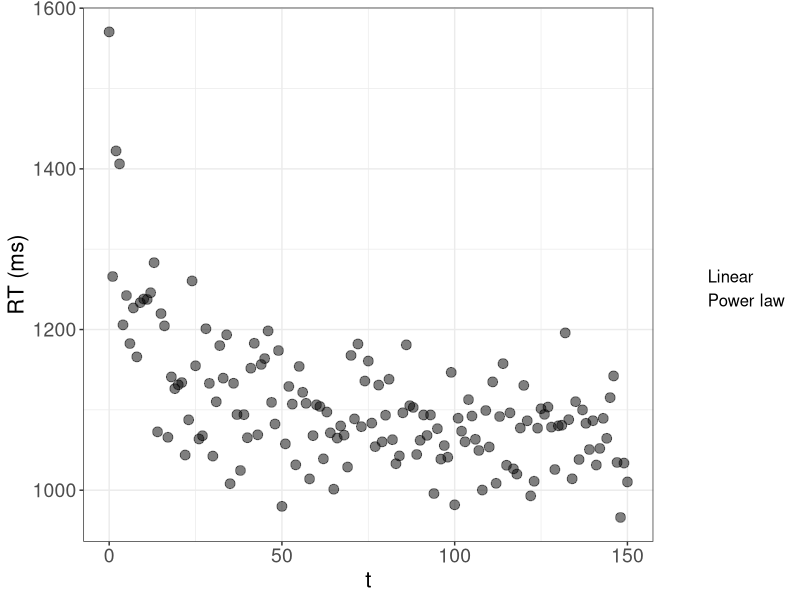
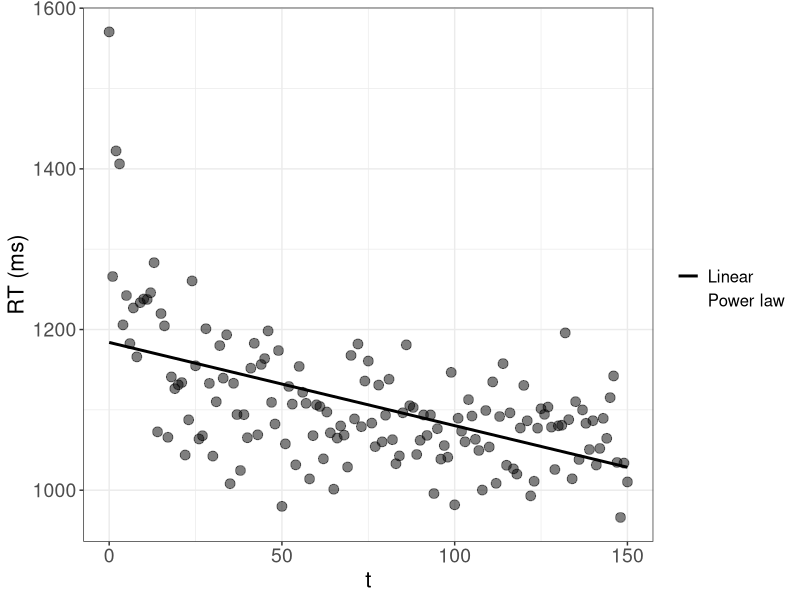
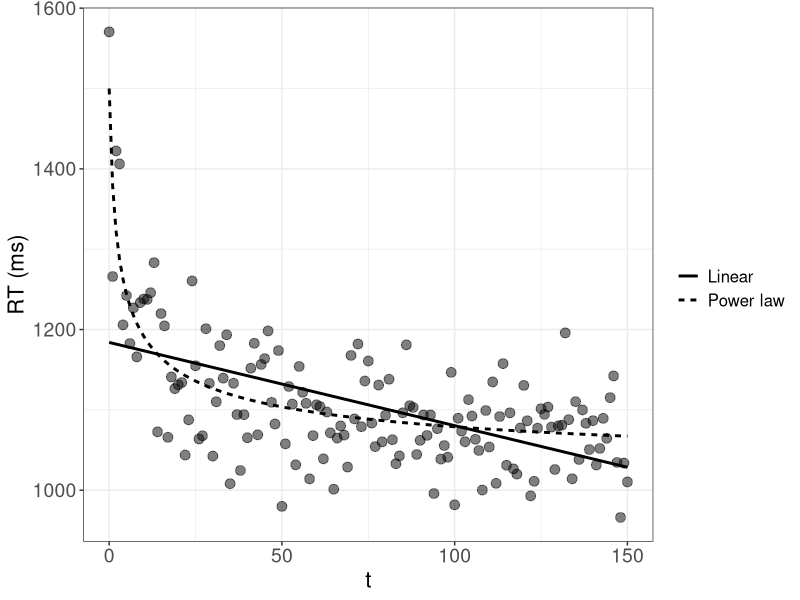
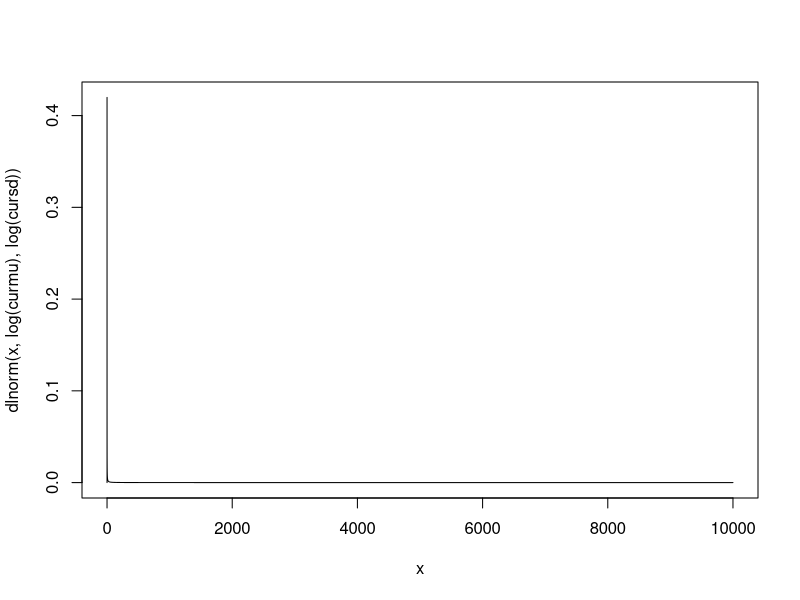
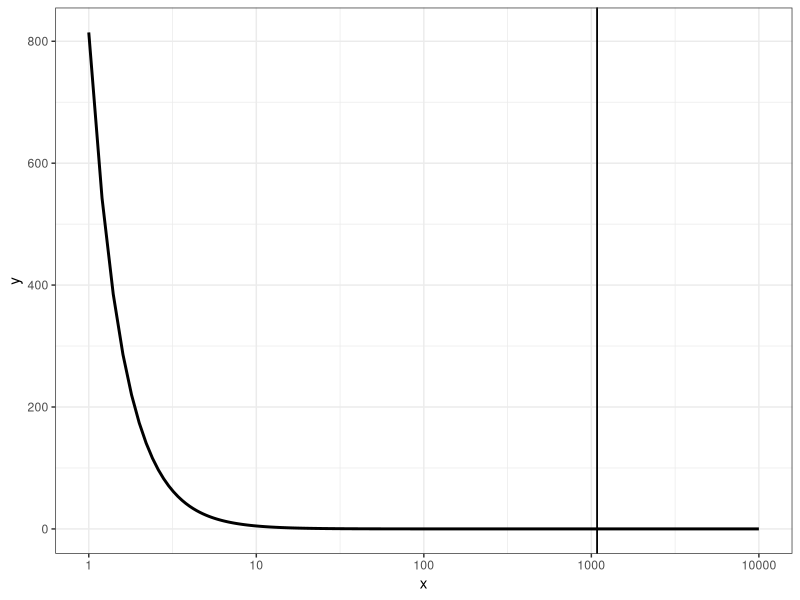
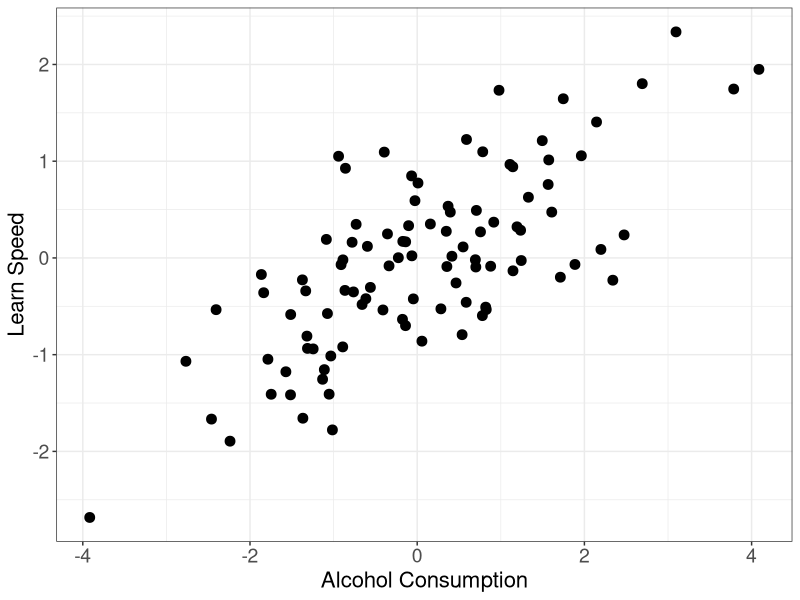
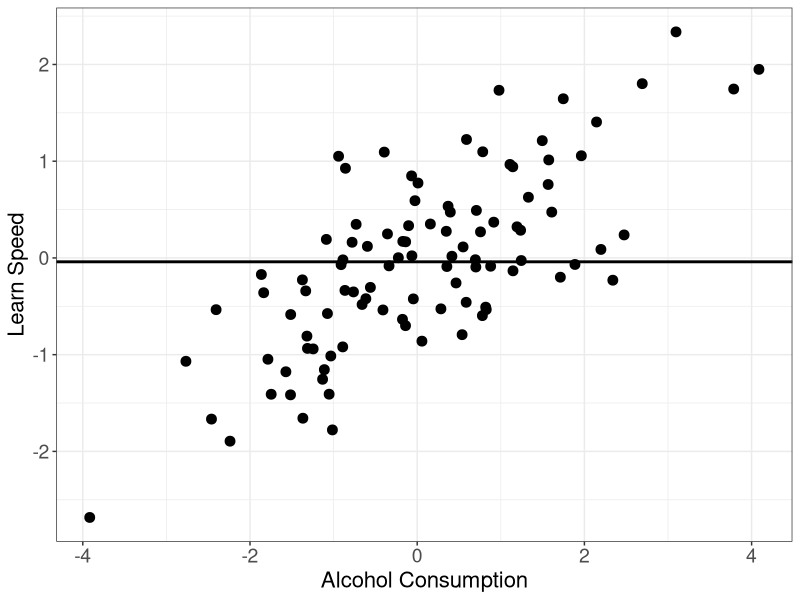
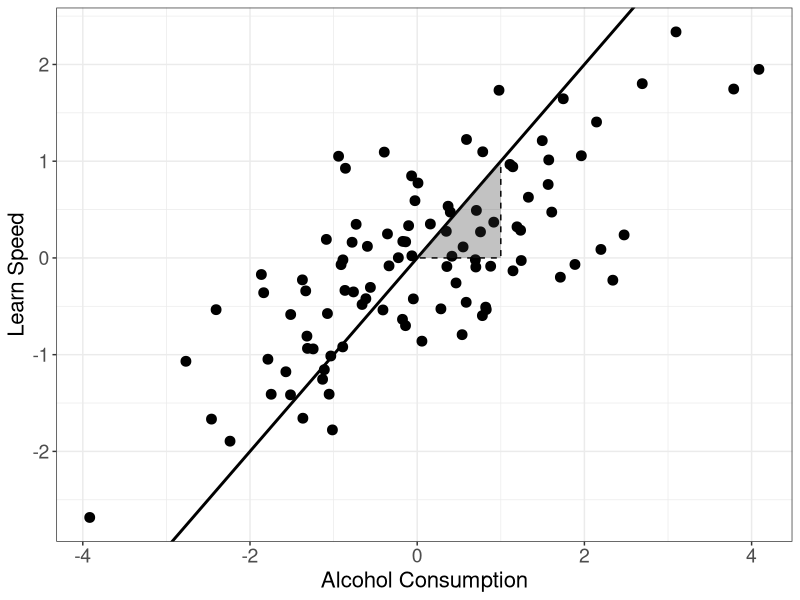

Source code (R) for these figures, in order:
## ---- chunk 1
library(dplyr)  # basic package for changing data structures.

library(ggplot2)  # important package for plotting.

thlg <- theme(axis.title = element_text(size = 16),
              axis.text = element_text(size = 14),
              legend.title = element_text(size = 14),
              legend.text = element_text(size = 12))
## ---- chunk 2

# Forgetting data:
  N <- 150
  t <- 0:N

  # Power:
    Ap <- 1000
    Bp <- 500
    bet <- 0.4
  
    RTp <- Ap + Bp * (t + 1)^(-bet) + rnorm(N + 1, 0, 50)

  # Exponential:
    Ae <- 1000
    Be <- 500
    alp <- 0.6
  
    RTe <- Ae + Be * exp(-alp * t) + rnorm(N + 1, 0, 50)

  # Linear:

# Plotting:
  pow_lin_dat <- data.frame(t = t, RTp = RTp, RTe = RTe,
              pred_p = Ap + Bp * (t + 1)^(-bet),
              pred_e = Ae + Be * exp(-alp * t)) %>%
    ggplot(aes(x = t)) +
    geom_point(aes(y = RTp), size = 3, alpha = 0.5) +
    labs(y = "RT (ms)", linetype = "") +
    geom_line(aes(y = pred_p, linetype = "Power law"), linewidth = 1, color = NA) +
    # geom_line(aes(y = pred_e, linetype = "Exponetial law"), linewidth = 1) +
    # Linear:
    geom_smooth(aes(y = RTp, linetype = "Linear"), method = "lm", se = FALSE, linewidth = 1, color = NA) +
    theme_bw() +
    thlg

  pow_lin_dat

  ggsave("_figures/pow_lin_dat.png", height = 12, width = 16, unit = "cm")


  pow_lin <- pow_lin_dat +
    # geom_line(aes(y = pred_e, linetype = "Exponetial law"), linewidth = 1) +
    # Linear:
    geom_smooth(aes(y = RTp, linetype = "Linear"), method = "lm", se = FALSE, linewidth = 1, color = "black")

  
  pow_lin
  ggsave("_figures/lin.png", height = 12, width = 16, unit = "cm")


  pow_lin +
    geom_line(aes(y = pred_p, linetype = "Power law"), linewidth = 1)

  ggsave("_figures/pow_lin.png", height = 12, width = 16, unit = "cm")

## ---- chunk 3
# Average tax cut of $ 1,083 
# 
# But: 80% receive less than this cut, half (around 45 Million people) receive less than $ 100, $ 30,127 for the top 1%

# Try with lognormal:
  curmu <- 0.01
  cursd <- 10000
  
  x <- seq(0, curmu + cursd, by = 0.1)
  plot(x, dlnorm(x, log(curmu), log(cursd)), type = "l")
  
  
  1- plnorm(c(30127), log(curmu), log(cursd))
  plnorm(c(1083, 100), log(curmu), log(cursd))
  
  # Target probabilities:
  c(0.01, 0.8, 0.5)
  
  # Use a pareto distribution:
    # Equations:
    # x_m = 1/(1 - 0.5)^(-1/a) = 100
    # x_m = 1/(1 - 0.8)^(-1/a) = 1083
    # x_m = 1/(1 - 0.01)^(-1/a) = 30127
    # a <- 1083/(1083-x_m)


    x_m <- 200 

    a <- 1083/(1083-x_m)
    
    
    x <- seq(1, 10000, by = 0.2)

    pout <- (a * x_m^a)/(x^(a+1))  # PDF.

    (mpar <- (a * x_m)/(a - 1))
    # To have a mean of 1083 a can be: a = mpar/(mpar - x_m)
    
    (qtpar08 <- x_m * (1 - 0.8)^(-1/a))  # 30127

    (qtpar05 <- x_m * (1 - 0.5)^(-1/a))
    

    data.frame(x = x, y = pout) %>%
      ggplot(aes(x = x, y = y)) +
      geom_line(linewidth = 1) +
      geom_vline(aes(linetype = "mean"), xintercept = mpar) +
      geom_vline(aes(linetype = "mean"), xintercept = mpar) +
      scale_x_continuous(trans = "log10") +
      thlg +
      theme_bw()
  

## ---- chunk 4
# Simple linear relationship:
  n <- 100
  set.seed(09234)
  learn_speed <- rnorm(n)
  alcohol <- rnorm(n, learn_speed)  # assuming that more intelligent people drink more  
## ---- chunk 5

  plt_alc_learn <- data.frame(alcohol = alcohol, learn_speed = learn_speed) %>%
    ggplot(aes(x = alcohol, y = learn_speed)) +
    geom_point(size = 3) +
    labs(x = "Alcohol Consumption", y = "Learn Speed", linetype = "") +
    theme_bw() +
    thlg

# Show and save:
plt_alc_learn

ggsave("_figures/alc_learn_raw.png", height = 12, width = 12, unit = "cm")
## ---- chunk 6
plt_alc_learn +
    geom_hline(yintercept = mean(learn_speed), linewidth = 1)

ggsave("_figures/alc_learn_mean.png", height = 12, width = 12, unit = "cm")
## ---- chunk 7
  plt_alc_learn +
      # Linear:
      geom_abline(slope = 1, linewidth = 1) +
      annotate(geom = "polygon", x = c(1, 0, 1), y = c(1, 0, 0),
              linetype = "dashed", color = "black",
              alpha = 0.3)
  
  ggsave("_figures/alc_learn_lm.png", height = 12, width = 12, unit = "cm")


# Fitted model:
  fit <- lm(learn_speed ~ alcohol)
  summary(fit)

  ic <- coef(fit)["(Intercept)"]   # intercept.
  slp <- coef(fit)["alcohol"]

plt_alc_learn +
    # Linear:
    geom_smooth(method = "lm", se = FALSE, linewidth = 1, color = "black") +
    geom_abline(intercept = ic, slope = slp, linewidth = 1) +
    annotate(geom = "polygon", x = c(1, 0, 1), y = c(1, 0, 0) * slp + ic,
            linetype = "dashed", color = "black",
            alpha = 0.3) +
    annotate(geom = "text", x = 1, y = slp/2 + ic, label = round(slp, 2), size = 6, hjust = 0)

ggsave("_figures/alc_learn_fit.png", height = 12, width = 12, unit = "cm")
## ---- chunk 8
n_correct <- 0:10
pvals <- dbinom(n_correct, size = 10, prob = .75)
pmass <- data.frame(n_correct = factor(n_correct), pn = pvals) %>%
  ggplot(aes(x = n_correct, y = pn)) +
  geom_col() +
  # scale_x_binned(n.breaks = 11, show.limits = TRUE, right = FALSE) +
  theme_classic()

pmass
ggsave("_figures/pmass.png", height = 12, width = 12, unit = "cm")

pmass +
  annotate(geom = "segment", 
           x = 8, y = 0, yend = pvals[n_correct == 7], linetype = "dashed", linewidth = 1) +
  annotate(geom = "segment", 
           x = 0, xend = 8, y = pvals[n_correct == 7], linetype = "dashed", linewidth = 1) +
  annotate(geom = "point", x = 8, y = pvals[n_correct == 7], size = 3)

ggsave("_figures/pmass_lik.png", height = 12, width = 12, unit = "cm")

# Density:
tr <- seq(0, 30, by = 0.01)
dvals <- dlnorm(tr, 2, 1.7)
pdens <- data.frame(t = tr, dens = dvals) %>%
  ggplot(aes(x = tr, y = dens)) +
  geom_line(linewidth = 1) +
  theme_classic()

pdens
ggsave("_figures/pdens.png", height = 12, width = 12, unit = "cm")

pdens +
  annotate(geom = "segment", 
           x = 7, y = 0, yend = dvals[tr == 7], linetype = "dashed", linewidth = 1) +
  annotate(geom = "segment", 
           x = 0, xend = 7, y = dvals[tr == 7], linetype = "dashed", linewidth = 1) +
  annotate(geom = "point", x = 7, y = dvals[tr == 7], size = 3)
ggsave("_figures/pdens_lik.png", height = 12, width = 12, unit = "cm")
## ---- chunk 9
# Define function:
value_function <- function(x, alp, bet = alp, lamb){
  ifelse(x >= 0, x^alp, -lamb * (-x)^bet)
}


# Visualize:
  x <- seq(-100, 100, by = 1)  # define values.


# Create combinations of different parameters:
  dm <- expand.grid(alp = c(0.1, 0.5, 0.8), lambda = c(1, 2))

# Get data for each combination:
  outlist <- apply(dm, MARGIN = 1, FUN = function(rw){
    data.frame(x = x, V = value_function(x, alp = rw[1],
      lamb = rw[2]), alp = rw[1], lamb = rw[2]) 
  })

  outdat <- do.call(rbind, outlist)  # combine the list into a single data.frame.

outdat %>%
  ggplot(aes(x = x, y = V, color = alp, linetype = factor(lamb), group = interaction(lamb, alp))) +
  geom_line(linewidth = 1) +
  scale_color_distiller(palette = "Spectral") +
  theme_classic()

ggsave("_figures/valfun.png", height = 12, width = 12, unit = "cm")
## ---- chunk 10
probdat <- seq(0.05, 0.95, by = 0.15)  # probabilities.

# FUnction to generate rewards:
curprob <- probdat[1]  # selecting a probability.

tr <- 200  # 200 rounds.
rbinom(tr, 1, curprob)  # get an outcome according to a bernoulli distribution.

# Simple Q-learning:-----------------
  get_cmat <- function(choice, input){
    
    # Input matrix with row and column indices and values:
    inp <- as.matrix(cbind(1:length(choice), choice, input))
    
    # Get own rewards for each choice:
    cmat <- matrix(0, ncol = 2, nrow = length(choice)) 
    cmat[inp[,1:2]] <- inp[, 3]
    
    return(cmat)
    
  }

  # Utility function:
  utpay <- function(rew, choice) {
  
    # Input matrix with row and column indices and values:
    paymat <- get_cmat(choice = choice, input = rew)
    
    return(paymat)

  }

update_q <- function(qprev,  # vector of previous q values
                     ut,  # vector of rewards / utilities.
                     alp,  # alpha
                     update_unchosen = TRUE,
                     choices = NA
)  {
  
  
  pred_err <- ut - qprev  # prediction error.
  
  # Should the unchosen option be updated?
  if(!update_unchosen){
    # Set prediction error == 0 for unchosen option:
    pred_err[3 - choices] <- 0
      # Note: Replace 2 by length(options) for more than 2 options.
      # Alternatively: Update the unchosen and rewarded option with 1? 
    # ut[cbind(1:3, choices + 1)]  # rewards from chosen.
    
  }
  
  qnew <- qprev + alp * pred_err
  
  return(qnew)
  
}


  simfun <- function(theta, competition = TRUE, op_prob = c(0.5, 0.5),
                       utfun = utpay, nind = 3, maxtr = 200, maxrew = 1){
      
      ## 4.1 Get parameters:  
      lpar <- theta[1]  # get corresponding learning parameter phi/alpha.
      soft <- theta[length(theta)]  # softmax parameter is always last in list!.
      
      # For mimicking Schulze et al., the softmax paramter is transformed
      # (we use soft instead of c to avoid collision):
      
      soft <- 3^(10 * soft) - 1  
      
      # First round: -------------------------------------------------------
      # Choices (rows are rounds, columns individuals):
      cmat <- matrix(sample(c(0, 1), size = nind, prob = c(0.5, 0.5), replace = TRUE),
                     nrow = 1)
      
      # Rewards (rows are rounds, columns individuals):
      rew_choice <- sample(c(0, 1), size = 1,
                           prob = op_prob)
      rmat <- ifelse(rew_choice == cmat & any(rew_choice == cmat),  
                      # if any chose the rewarded option for all.
                     competition * maxrew/sum(rew_choice == cmat) +
                       (1 - competition) * maxrew,  # maximum reward distributed.  
                     0)
      
      # utfun(rew = rmat[1, ], choice = cmat[1,])
      utmat <- array(rep(0, 2 * nind * maxtr), dim = c(nind, 2, maxtr))  # utility matrix in given round.
      # Individuals are rows, opotions are columns.
      
      utmat[, rew_choice + 1, 1] <- rmat  # add rewarded option.
      # TODO: Translate utuitlity if necessary.
      utmat[,,1:2]
      
      
      ## 3.3 Initialize option value matrix:
      optval_mat <- array(rep(NA, 2 * nind * maxtr), dim = c(nind, 2, maxtr))   # option values for each choice
      optval_mat[,,1] <- 0
      
      
      
    # 4.2 Loop over subsequent trials: ---------------------------------
      for(tr in 2:maxtr) {
    
    
        # Learning:
        ## 4.2.1 Get data from previous trial:
        choices <- cmat[tr - 1,]  # choices in previous round.
        pi_cur <- utmat[, , tr - 1]  # get utilities from previous trial.
    
        ## 4.2.2 Update learned values:
    
        # Which formulation is used?
        # TODO: Probably this is actually obsolete as both functions are essentially the same!
    
        # a) A learning rule:
        # Matrix of option values in current round:
        optval_mat_tr <- update_q(qprev = optval_mat[,,tr - 1],
                                  ut = pi_cur,
                                  alp = lpar)
    
        if(is.null(dim(optval_mat_tr))){
          dim(optval_mat_tr) <- c(nind, 2)
        }
    
        # Save option value matrix:
        optval_mat[,,tr] <- optval_mat_tr  # get a matrix of q-values.
    
        # Choices:
        # subtraction of each row's maximum to avoid overflow problems.
        optval_mat_tr <- t(apply(optval_mat_tr, MAR = 1, function(x) x - max(x)))
    
        # Adapted from Charley:
        p <- exp(optval_mat_tr * soft)  # Softmax rule.
        # TODO: Use division or multiplication?
    
        p <- p/rowSums(p)  # get probabilities for each option.
    
        # Get a choice for each individual:
        # sample(matrix(rep(c(0, 1), each = nind), ncol = 2), size = nind, replace = TRUE, prob = p)
    
        cvec <- apply(p, MARGIN = 1, FUN = function(p){
          sample(c(0, 1), size = 1, prob = p)
        })
    
        cmat <- rbind(cmat, cvec)
    
        # Rewards:
        # Rewards (rows are rounds, columns individuals):
        rew_choice <- sample(c(0, 1), size = 1, prob = op_prob)
        rmat <- ifelse(rew_choice == cvec & any(rew_choice == cvec),  # if any chose the rewarded option for all.
                       competition * maxrew/sum(rew_choice == cvec) +
                         (1 - competition) * maxrew/2,  
                          # maximum reward distributed (divide by 2 for non-competition).
                       0)
    
    
        utmat[, rew_choice + 1, tr] <- rmat  # add rewarded option.
        # TODO: Translate utuitlity if necessary.
    
      }  # eof. loop.
    
      return(list(cmat = cmat, optval = optval_mat))
    
    }
## ---- chunk 11
theta_cur <- 0.1

dm <- expand.grid(theta_cur = c(0.2, 0.8),
                  p = c(0.2, 0.5, 0.9),
                  alp = 0.9)

outlist <- lapply(1:nrow(dm), FUN = function(rw){
  simout <- simfun(theta = c(dm$alp[rw], dm$theta_cur[rw]), nind = 1, op_prob = c(dm$p[rw], 1-dm$p[rw]))

  soft <- 3^(10 * dm$theta_cur[rw]) - 1  

  optval_mat_tr <- t(apply(simout$optval[1,,], MAR = 2, function(x) x - max(x)))
  oprobs <- exp(optval_mat_tr * soft)
  data.frame(tr = 1:length(simout$cmat), p = dm$p[rw], theta = dm$theta_cur[rw],
        oval = simout$optval[,2,], oprob = (oprobs/rowSums(oprobs))[,2], 
        choice = simout$cmat)
})


do.call(rbind, outlist) %>%
  ggplot(aes(x = tr, y = oprob, color = factor(p))) +
  facet_grid(theta ~ p, labeller = label_both) +
  geom_line(linewidth = 0.5, alpha = 0.7) +
  geom_point(aes(y = choice), position = position_jitter(height = 0.01)) +
  scale_color_brewer(palette = "Dark2") +
  theme_bw() +
  theme(legend.position = "bottom")

ggsave("_figures/rl_example.png", height = 16, width = 24, unit = "cm")
## ---- chunk 12
#define parameters to generate data
nDataPts  <- 20
rho       <- .8  # correlation.
intercept <- .0

# generate synthetic data
dat <- matrix(0, nDataPts, 2)
dat[ ,2] <- rnorm(nDataPts)   
dat[ ,1] <- rnorm(nDataPts)*sqrt(1.0-rho^2) + dat[ ,2]*rho + intercept  

dat

plot(dat)
## ---- chunk 13
lm(dat[,1] ~ dat[,2])
## ---- chunk 14
# plot data and current predictions          
getregpred <- function(parms, dat) {
  regpred <- parms["b0"] + parms["b1"] * dat[ ,2]           
  
  #wait with drawing a graph until key is pressed
  par(ask=TRUE)
  plot   (dat[ ,2], type="n", las=1, ylim=c(-2,2), xlim=c(-2,2), xlab="X", ylab="Y")
  par(ask=FALSE)
  points (dat[ ,2], dat[ ,1], pch=21, bg="gray")
  lines  (dat[ ,2], regpred, lty="solid")
  
  return(regpred)
}  
## ---- chunk 15
#obtain current predictions and compute discrepancy
rmsd <- function(parms, data1) {          
  preds <- getregpred(parms, data1)        
  rmsd <- sqrt(sum((preds-data1[ ,1])^2)/length(preds))
}
## ---- chunk 16
# Define the grid:
dm <- expand.grid(b0 = seq(-0.2, 0.2, by = 0.2), b1 = seq(-1, 1, by = 0.5))

cur_discr <- 10000
bestrow <- NA

for(i in 1:nrow(dm)){
  cur_rmsd <- rmsd(parms = unlist(dm[i,]), data1 = dat)

  if(cur_rmsd < cur_discr){
    cur_discr <- cur_rmsd
    bestrow <- i
  }
}

cur_discr
dm[bestrow,]
## ---- chunk 17
# Nelder-Mead:
startParms <- c(-1., .2) 
names(startParms) <- c("b1", "b0")
#obtain parameter estimates
xout <- optim(startParms, rmsd, data1 = dat)

# Show paramters:
xout
## ---- chunk 18
# Choices for first parameters.
cur_choices <- outlist[[1]]$choice

mean(outlist[[1]]$choice)

# Fixed choice probability:

ps <- seq(0, 1, by = 0.1)

lls <- sapply(ps, FUN = function(p){
  ll <- dbinom(cur_choices, size = 1, p, log = TRUE)
})

deviance <- -2 * colSums(lls)
min(deviance)

ps[which.min(deviance)]
## ---- chunk 19
dm <- expand.grid(alp = seq(0, 1, by = 0.1),
                  theta = seq(0, 1, by = 0.1))

# Choices for first parameters.
outlist[[1]]$choice
## ---- chunk 20
#discrepancy for power forgetting function 
powdiscrep <- function (parms,rec,ri) {                    
  if (any(parms<0)||any(parms>1)) return(1e6)
  pow_pred <- parms["a"] *(parms["b"]*ri + 1)^(-parms["c"])
  return(sqrt( sum((pow_pred-rec)^2)/length(ri) ))
}                                                          

#Carpenter et al. (2008) Experiment 1
rec <- c(.93,.88,.86,.66,.47,.34) # recall proportions.
ri  <- c(.0035, 1, 2, 7, 14, 42)  # retention intervals in days.

# initialize starting values 
  sparms <-c(1,.05,.7)
  names(sparms) <- c("a","b","c")
#obtain best-fitting estimates
  pout <- optim(sparms, powdiscrep, rec=rec, ri=ri)   # Simplex
  pow_pred <- pout$par["a"] *(pout$par["b"]*c(0:max(ri)) + 1)^(-pout$par["c"])  

#plot data and best-fitting predictions
  x11()
  par(cex.axis=1.2,cex.lab=1.4)
  par(mar=(c(5, 5, 3, 2) + 0.1),las=1)
  plot(ri,rec, 
       xlab = "Retention Interval (Days)", 
       ylab = "Proportion Items Retained",  
       ylim=c(0.3,1),xlim=c(0,43),xaxt="n",type="n")
  lines(c(0:max(ri)),pow_pred,lwd=2)
  points(ri,rec,pch=21, bg="dark grey",cex=2)
  dev <- pow_pred[ri+1]
  for (x in c(1:length(ri))) {
    lines(c(ri[x],ri[x]),c(dev[x],rec[x]),lwd=1)
    }
  axis(1,at=c(0:43))
## ---- chunk 21
# perform bootstrapping analysis
ns  <- 55
nbs <- 1000
bsparms <- matrix(NA,nbs,length(sparms))

# Predictions:
bspow_pred <- pout$par["a"] *(pout$par["b"]*ri + 1)^(-pout$par["c"])

for (i in c(1:nbs)) {   
    recsynth     <- vapply(bspow_pred, FUN=function(x) mean(rbinom(ns,1,x)), numeric(1))  # synthetic data.
    bsparms[i,]  <- unlist(optim(pout$par,powdiscrep,rec=recsynth,ri=ri)$par)  # estimate values for a, b and c
}

#function to plot a histogram
histoplot<-function(x,l4x) {
    hist(x,xlab=l4x,main="",xlim=c(0,1),cex.lab=1.5,cex.axis=1.5)
    lq <- quantile(x,0.025)
    abline(v=lq,lty="dashed",lwd=2)
    uq <- quantile(x,0.975)
    abline(v=uq,lty="dashed",lwd=2)
    return(c(lq,uq))
}
x11(width=5,height=2)
par(mfcol=c(1,3),las=1)
for (i in c(1:dim(bsparms)[2])) {
    print(histoplot(bsparms[,i],names(sparms)[i]))
}
## ---- chunk 22
n <- 1000
m <- seq(1,10,length.out = n)

#pdf(file="polycomplex.pdf", width=7, height=4)

par(mfrow=c(1,2))

for (modOrder in c(2,10)){
  plot(1:10,1:10,xlim=c(0.5,10.5), ylim=c(0,5), type="n",
       xlab="Physical intensity", ylab="Sensation", las=1)
  kk <- poly(x = m,degree = modOrder)
  for (rep in 1:10){
    tcoef <- rnorm(modOrder, sd=5)
    #tcoef <- rexp(modOrder, rate=0.2)
    y <- t(kk%*%tcoef)
    y <- y - min(y)
    lines(x=m, y, type="l", col=rgb(0,0,0,0.5))
  }
}

#dev.off()
## ---- chunk 23
n <- 20
n_transfer <- 2
nReps <- 1000
maxOrder <- 6

trainErr <- rep(0, maxOrder)
testErr <- rep(0, maxOrder)

m <- 1:n

tcoef <- c(1,-1,1)
kk <- poly(m,length(tcoef))
realf <- t(kk%*%tcoef)

plot(m, realf)

for (rep in 1:nReps){
  #tcoef <- c(-1,-1,1)
  dat <- realf + rnorm(n, sd=0.5)
  m_t <- sample.int(n, size=n_transfer)
  m <- setdiff(1:n,m_t)
  for (modOrder in 1:maxOrder){
    tTrain <- 0
    tTest <- 0
    lm_t <- lm(dat[m] ~ poly(m,modOrder))
    tTrain <- tTrain + mean(lm_t$residuals^2)
    tTest <- tTest + mean((predict(lm_t, data.frame(m=m_t))-dat[m_t])^2)
    trainErr[modOrder] <- trainErr[modOrder] + tTrain
    testErr[modOrder] <- testErr[modOrder] + tTest
  }
}

kk <- cbind(trainErr,testErr)/nReps

#pdf(file="outOfSet.pdf",width=4,height=5)
matplot(kk, type="l",lty=1,
        ylim=c(0,0.7),
        lwd=2,col=c("black","grey"),
        xlab="Complexity",ylab="Prediction Error")
legend(1,0.7,c("Train","Test"),lwd=2,lty=1,col=c("black","grey"))
#dev.off()
## ---- chunk 24
n <- 10
stimrange <- c(1,10)
m <- seq(stimrange[1],stimrange[2],length.out = n)
s <- log(m) + rnorm(n,sd=0.5)
s[s < 0] <- 0

lm_3 <- lm(s ~ poly(m,3))
lm_n <- lm(s ~ poly(m,n-1))

#pdf(file="Nihm76.pdf", width=6, height=6)

par(mfrow=c(1,2))
# plot(m,s, pch=3, las=1,
#      xlab='Physical Intensity',
#      ylab='Perceived Intensity')
# points(predict(lm_3))
# 
# plot(m,s, pch=3, las=1,
#      xlab='Physical Intensity',
#      ylab='Perceived Intensity')
# points(predict(lm_n))

m_fill <- seq(stimrange[1],stimrange[2],length.out = 1000)
plot(m,s, pch=3, las=1,
     xlab='Physical Intensity',
     ylab='Perceived Intensity')
lines(m_fill,
      predict(lm_3,data.frame(m=m_fill)),
      type="l", lty=1, las=1)

plot(m,s, pch=3, las=1,
     xlab='Physical Intensity',
     ylab='Perceived Intensity')
lines(m_fill,
      predict(lm_n,data.frame(m=m_fill)),
      type="l", lty=1, las=1)

#dev.off()
## ---- chunk 25
n <- 20
n_transfer <- 10
nReps <- 500
maxOrder <- 10
realOrder <- 3

m <- 1:n

bias <- rep(0, maxOrder)
variab <- rep(0,maxOrder)

tcoef <- c(1,-1,1)
kk <- poly(m,length(tcoef))
realf <- kk%*%tcoef

allPreds <- {}
for (modOrder in 1:maxOrder){
  allPreds[[modOrder]] <- matrix(rep(0,n*nReps),ncol=n)
}

for (rep in 1:nReps){
  #tcoef <- c(-1,-1,1)
  dat <- realf + rnorm(n, sd=0.5)
  for (modOrder in 1:maxOrder){
    lm_t <- lm(dat ~ poly(m,modOrder))
    allPreds[[modOrder]][rep,] <- predict(lm_t)
  }
}

#pdf(file="biasVarianceIllus.pdf",width=7,height=7)
par(mfrow=c(2,2))
for (ii in c(1,3,7,10)){
  plot(m,realf,ylim=c(-1.5,1),
       type="b",lwd=2,las=1,
       xlab="x", ylab="y")
  lines(colMeans(allPreds[[ii]]),
        col=rgb(0,0,0,0.5),lwd=3)
  kk <- apply(allPreds[[ii]],2,function(x) quantile(x,c(0.1,0.9)))
  lines(smooth(kk[1,]), lwd=2,lty=2,col=rgb(0,0,0,0.5))
  lines(smooth(kk[2,]), lwd=2,lty=2,col=rgb(0,0,0,0.5))
  legend(10,-0.5,legend=c("true","fitted"), lty=1, 
         col=c("black","grey"),lwd=2)
  title(paste("Order = ",ii))
}
#dev.off()

bias <- rep(0,maxOrder)
variab <- rep(0,maxOrder)
for (ii in 1:maxOrder){
  mm <- colMeans(allPreds[[ii]])
  bias[ii] <- mean((mm-realf)^2)
  kk <- apply(allPreds[[ii]],1,function(x) (x-mm)^2)
  variab[ii] <- mean(rowMeans(kk))
}

#pdf(file="biasVarTradeOff.pdf",width=5,height=5)
par(mfrow=c(1,1))
plot(bias+variab, type="l", lwd=2, lty=2,
     ylim=c(0,0.15), 
     xlab="Complexity", ylab="Error")
lines(bias,lwd=2)
lines(variab,lwd=2,col=rgb(0,0,0,0.5))
legend(6,0.07,
       legend=c("Total Error",expression("Bias" ^ "2"),"Variance"),
       lty=c(2,1,1),lwd=1,col=c("black","black","grey"))
#dev.off()
## ---- chunk 26
# Parameters for prior
mu_0 <- 0       # prior mean
sigma_0 <- 0.3    # prior standard deviation

# Parameters for data (likelihood)
sigma <- 0.5               # known standard deviation of data
# x_data <- c(0.4, 0.5, 0.6) # observed data
set.seed(9834)
x_data <- rnorm(7, 0.8, sigma)
n <- length(x_data)
x_bar <- mean(x_data)

# Posterior parameters
sigma_n_sq <- 1 / (1/sigma_0^2 + n/sigma^2)
mu_n <- sigma_n_sq * (mu_0/sigma_0^2 + n * x_bar / sigma^2)
sigma_n <- sqrt(sigma_n_sq)

# Grid for plotting
theta <- seq(-1, 2, length.out = 500)
prior_density <- dnorm(theta, mean = mu_0, sd = sigma_0)
likelihood_density <- dnorm(theta, mean = x_bar, sd = sigma / sqrt(n))  # Likelihood ~ N(x̄, σ²/n)
posterior_density <- dnorm(theta, mean = mu_n, sd = sigma_n)

maxy <- max(c(prior_density, likelihood_density, posterior_density))

# Plot
plot(theta, prior_density, type = "l", col = "blue", lwd = 2,
     ylim = c(0, maxy * 1.1),
     ylab = "Density", xlab = expression(theta),
     main = "Conjugate Normal-Normal Bayesian Updating")

points(x = x_data, y = rep(maxy * 0.1, length(x_data)))

lines(theta, likelihood_density, col = "red", lwd = 2)
lines(theta, posterior_density, col = "darkgreen", lwd = 2)

legend(x = max(theta) * 2/3, y = maxy * 0.8,
       legend = c("Prior", "Likelihood", "Posterior"),
       col = c("blue", "red", "darkgreen"),
       lwd = 2, lty = 1, box.lwd = 1, box.col = NA, bg = NA)
## ---- chunk 27
x <- seq(0, 1, by = 0.01)
stages <- list(c(0.5, 0.5), c(1, 1), c(1, 2), c(5, 3), c(16, 12))

curdat <- lapply(stages, FUN = function(ab){
  data.frame(x = x, 
              stage = paste0(ab, collapse = ","),
                    dens = dbeta(x, ab[1], ab[2]))
})

betdat <- do.call(rbind, curdat)

betdat$stf <- factor(betdat$stage, levels = sapply(stages, paste0, collapse = ","), ordered = TRUE)

for(st in levels(betdat$stf)[-1]){
  

  bet1_2 <- betdat %>%
    filter(stage != "0.5,0.5") %>%
    ggplot(aes(x = x, y = dens, color = stf, alpha = interaction(stf < st, stage == st, drop = TRUE))) +
    geom_line(linewidth = 1) +
    scale_color_brewer(palette = "Dark2" ) +
    scale_alpha_manual(values = c("TRUE.FALSE" = 0.4, "FALSE.FALSE" = 0, "FALSE.TRUE" = 1),
      guide = "none") +
    labs(color = "") +
    theme_classic()

  bet1_2
  
  ggsave(sprintf("_figures/beta%s.png", gsub(",|\\.", "_", st)), height = 12, width = 12, unit = "cm")  

}



## ---- chunk 28
num_weeks <- 1e5
positions <- rep(0,num_weeks)
current <- 10

for ( i in 1:num_weeks ) {

  # record current position
  positions[i] <- current
  # flip coin to generate proposal
  proposal <- current + sample( c(-1,1) , size=1 )
  # now make sure he loops around the archipelago
  if ( proposal < 1 ) proposal <- 10
  if ( proposal > 10 ) proposal <- 1
  # move?
  prob_move <- proposal/current
  current <- ifelse( runif(1) < prob_move , proposal , current )

}

plot(positions, type = "l")
barplot(table(positions))
## ---- chunk 29
#perform MCMC

# Observed data
n <- 28        # number of trials
k <- 16       # number of red balls observed

# Prior: Beta(alpha, beta)
alpha <- 1
beta <- 1

# Metropolis-Hastings parameters
iterations <- 1e5
burn_in <- 1000
theta_current <- 0.5  # current parameter.
proposal_sd <- 0.05

# Storage for samples
samples_post <- numeric(iterations)

# Log posterior function (up to constant)
log_posterior <- function(theta, k, n, alpha, beta) {
  if (theta <= 0 || theta >= 1) return(-Inf)  # Reject invalid theta
  return((k + alpha - 1) * log(theta) + (n - k + beta - 1) * log(1 - theta))
}

# Metropolis-Hastings sampling
set.seed(123)  # For reproducibility
for (i in 1:iterations) {
  # Propose new theta from normal distribution
  theta_proposal <- rnorm(1, mean = theta_current, sd = proposal_sd)
  
  # Calculate acceptance ratio (on log scale)
  log_r <- log_posterior(theta_proposal, k, n, alpha, beta) -
           log_posterior(theta_current, k, n, alpha, beta)
  
  # Accept or reject
  if (log(runif(1)) < log_r) {
    theta_current <- theta_proposal
  }
  
  samples_post[i] <- theta_current
}

# Discard burn-in
samples_post <- samples_post[(burn_in + 1):iterations]

# Plot posterior samples:

par(mfrow = c(1, 2))

plot(samples_post, type = "l")

hist(samples_post, breaks = 50, probability = TRUE, col = "skyblue",
     main = "Posterior of θ via Metropolis-Hastings", xlab = expression(theta))
abline(v = mean(samples_post), col = "red", lwd = 2)

par(mfrow = c(1, 1))


## ---- chunk 30
# Example for assignment:
x <- rnorm(100, 3, 4)
y <- 0 + rnorm(100, x, 4) * 0.3


plot(x, y)

iter <- 1e5
positions <- rep(0, iter)  # parameter estimates.
current <- 0

for ( i in 1:num_weeks ) {
  # record current position
  positions[i] <- current
  # flip coin to generate proposal
  proposal <- current + rnorm(1, 0, 1)  # proposal for parameter.

  # Likelihood (no prior for now): 
    


  # now make sure he loops around the archipelago
  if ( proposal < 1 ) proposal <- 10
  if ( proposal > 10 ) proposal <- 1
  # move?
  prob_move <- proposal/current
  current <- ifelse( runif(1) < prob_move , proposal , current )
}

barplot(table(positions))
